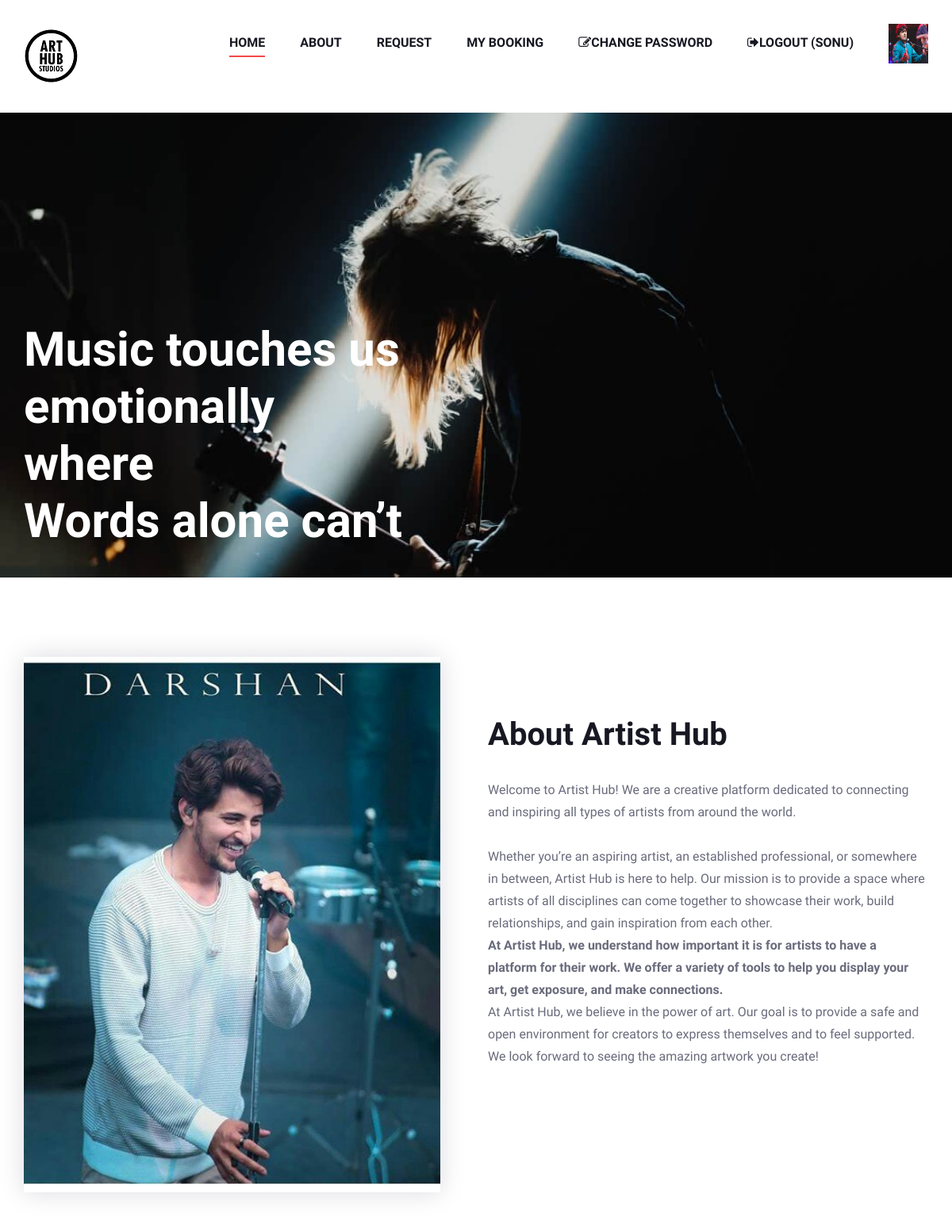
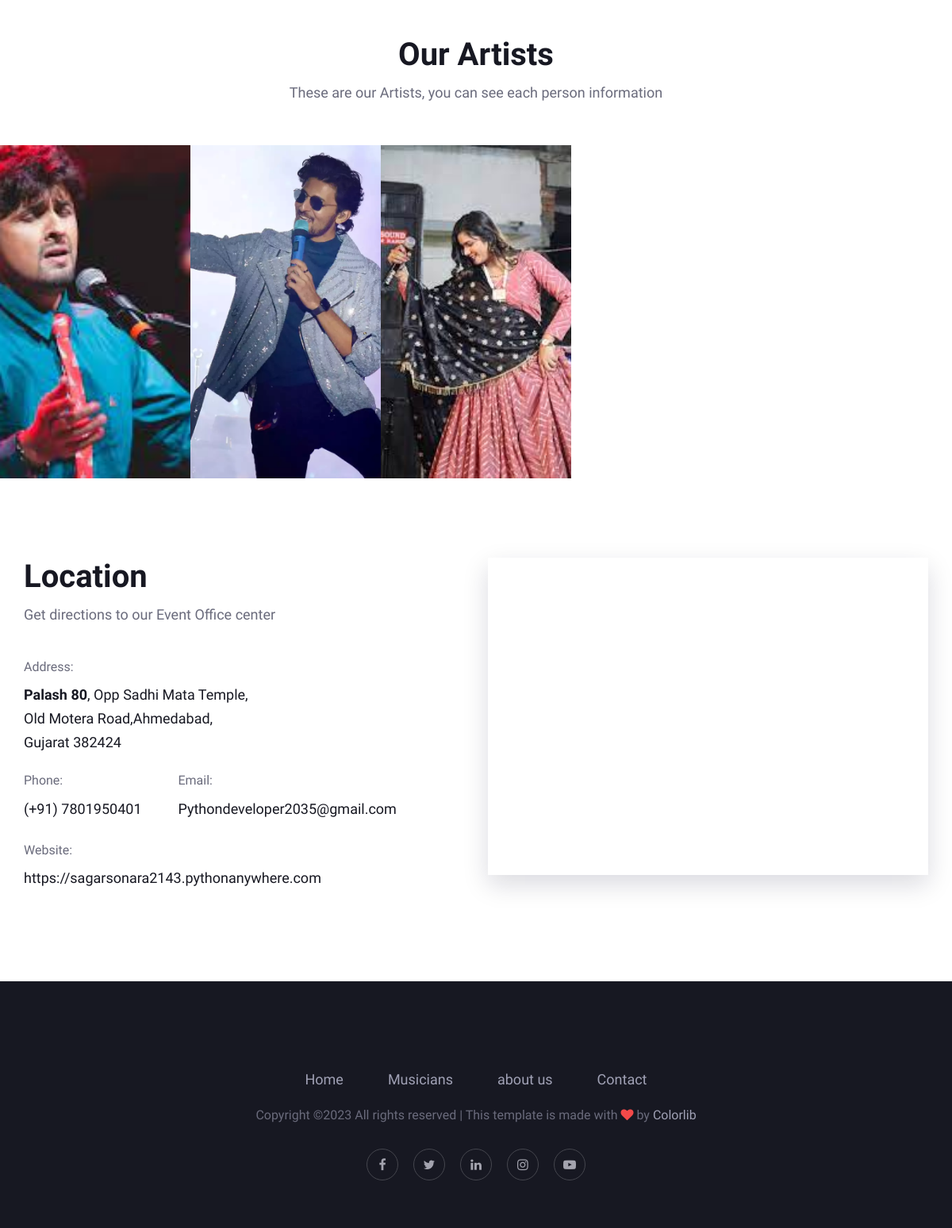
/ (signed in), run on the app's committed database (2 pictures, top to bottom).
### myapp/models.py (models this page shows)
class Artist(models.Model):
	fname=models.CharField(max_length=100)
	lname=models.CharField(max_length=100)
	email=models.EmailField()
	mobile=models.BigIntegerField()
	about=models.TextField(max_length=500)
	facebook=models.CharField(max_length=100)
	instagram=models.CharField(max_length=100)
	twitter=models.CharField(max_length=100)
	password=models.CharField(max_length=50)
	profile_pic=models.ImageField(upload_to='profile_pic')
	def __str__(self):
		return self.fname+" "+ self.lname

### myapp/views.py (the view)
# urls.py: path('',views.index, name='index'),
def index(request):
	artist=Artist.objects.all()
	print(artist)
	return render(request,'index.html',{'artist':artist})

### myapp/templates/index.html (shortened to what this page needs)
{% extends 'artist-header.html' %}
{% load static %}
{% block content %}
<!DOCTYPE html>
<html lang="zxx">
<head>
</head>
<body>
    <section class="hero-section set-bg" data-setbg="{% static 'img/artist_bg.jpg' %}">
        <div class="container">
            <div class="row">
                <div class="col-lg-7">
                    <div class="hero-text">
                        <h2>Music touches us emotionally<br> where <br>Words alone can’t</h2>
                    </div>
                </div>
            </div>
        </div>
    </section>
    <section class="home-about-section spad">
        <div class="container">
            <div class="row">
                <div class="col-lg-6">
                    <div class="ha-pic">
                        <img src="{% static 'img/darshan.jpg' %}" alt="">
                    </div>
                </div>
                <div class="col-lg-6">
                    <div class="ha-text">
                        <h2>About Artist Hub</h2>
                        <p>Welcome to Artist Hub! We are a creative platform dedicated to connecting and inspiring all types of artists from around the world. <br><br>
                            Whether you’re an aspiring artist, an established professional, or somewhere in between, Artist Hub is here to help. Our mission is to provide a space where artists of all disciplines can come together to showcase their work, build relationships, and gain inspiration from each other.<br>
                            <b>At Artist Hub, we understand how important it is for artists to have a platform for their work. We offer a variety of tools to help you display your art, get exposure, and make connections.</b><br>
                            At Artist Hub, we believe in the power of art. Our goal is to provide a safe and open environment for creators to express themselves and to feel supported. We look forward to seeing the amazing artwork you create!</p>
                    </div>
                </div>
            </div>
        </div>
    </section>
    <section class="team-member-section">
        <div class="container">
            <div class="row">
                <div class="col-lg-12">
                    <div class="section-title">
                        <h2>Our Artists </h2>
                        <p>These are our Artists, you can see each person information</p>
                    </div>
                </div>
            </div>
        </div>
        {% for i in artist %}
        <div class="member-item set-bg" data-setbg="{{ i.profile_pic.url }}">
        </div>
        {% endfor %}
    </section>
    <section class="contact-section spad">
        <div class="container">
            <div class="row">
                <div class="col-lg-6">
                    <div class="section-title">
                        <h2>Location</h2>
                        <p>Get directions to our Event Office center</p>
                    </div>
                    <div class="cs-text">
                        <div class="ct-address">
                            <span>Address:</span>
                            <p><b>Palash 80</b>, Opp Sadhi Mata Temple,<br> Old Motera Road,Ahmedabad,<br> Gujarat 382424</p>
                        </div>
                        <ul>
                            <li>
                                <span>Phone:</span>
                                (+91) 7801950401
                            </li>
                            <li>
                                <span>Email:</span>
                                Pythondeveloper2035@gmail.com
                            </li>
                        </ul>
                        <div class="ct-links">
                            <span>Website:</span>
                            <p>https://sagarsonara2143.pythonanywhere.com</p>
                        </div>
                    </div>
                </div>
                <div class="col-lg-6">
                    <div class="cs-map">
                        <iframe
                            src="https://maps.google.com/maps?width=100%25&amp;height=600&amp;hl=en&amp;q=Palash%2080,%20Opp%20Sadhi%20Mata%20Temple,%20Old%20Motera%20Road+(Palash%2080)&amp;t=&amp;z=14&amp;ie=UTF8&amp;iwloc=B&amp;output=embed"
                            height="450" style="border:0;" allowfullscreen=""></iframe>
                    </div>
                </div>
            </div>
        </div>
    </section>
</body>
</html>
{% endblock %}

### myapp/templates/artist-header.html (shortened to what this page needs)
{% load static %}
<!DOCTYPE html>
<html lang="zxx">
<head>
    <link rel="stylesheet" href="{% static 'css/bootstrap.min.css' %}" type="text/css">
    <link rel="stylesheet" href="{% static 'css/font-awesome.min.css' %}" type="text/css">
    <link rel="stylesheet" href="{% static 'css/elegant-icons.css' %}" type="text/css">
    <link rel="stylesheet" href="{% static 'css/owl.carousel.min.css' %}" type="text/css">
    <link rel="stylesheet" href="{% static 'css/magnific-popup.css' %}" type="text/css">
    <link rel="stylesheet" href="{% static 'css/slicknav.min.css' %}" type="text/css">
    <link rel="stylesheet" href="{% static 'css/style.css' %}" type="text/css">
</head>
<body>
    <header class="header-section">
        <div class="container">
            <div class="logo">
                <a href="{% url 'artist-index' %}">
                    <img src="{% static 'img/dance.png' %}" alt="">
                </a>
            </div>
            <div class="nav-menu">
                <nav class="mainmenu mobile-menu">
                    <ul>
                        <li class="active"><a href="{% url 'artist-index' %}">Home</a></li>
                        <li><a href="{% url 'artist-about-us' %}">About</a></li>
                        <li><a href="{% url 'contact' %}">Request</a></li>
                        <li><a href="{% url 'contact' %}">My Booking</a></li>
                {% if request.session.email %}
                <li><a href="{% url 'artist-change-password' %}"><i class="fa fa-edit"></i>Change Password</a></li>
                <li><a href="{% url 'logout' %}"><i class="fa fa-sign-out"></i>Logout ({{request.session.fname}})</a></li>
                <a href="{% url 'profile' %}"><img src="{{ request.session.profile_pic }}" width="50px" height="50px"></a>
                {% endif %}
                </ul>
                </nav>
            </div>
        </div>
    </header>
{% block content %}
{% endblock %}
    <footer class="footer-section">
        <div class="container">
            <div class="row">
                <div class="col-lg-12">
                    <div class="footer-text">
                        <ul>
                            <li><a href="{% url 'artist-index' %}">Home</a></li>
                            <li><a href="{% url 'artist' %}">Musicians</a></li>
                            <li><a href="{% url 'about' %}">about us</a></li>
                            <li><a href="{% url 'contact' %}">Contact</a></li>
                        </ul>
                        <div class="copyright-text"><p>
  Copyright &copy;<script>document.write(new Date().getFullYear());</script> All rights reserved | This template is made with <i class="fa fa-heart" aria-hidden="true"></i> by <a href="https://colorlib.com" target="_blank">Colorlib</a>
  </p></div>
                        <div class="ft-social">
                            <a href="#"><i class="fa fa-facebook"></i></a>
                            <a href="#"><i class="fa fa-twitter"></i></a>
                            <a href="#"><i class="fa fa-linkedin"></i></a>
                            <a href="#"><i class="fa fa-instagram"></i></a>
                            <a href="#"><i class="fa fa-youtube-play"></i></a>
                        </div>
                    </div>
                </div>
            </div>
        </div>
    </footer>
</body>
</html>

### myapp/static/css/style.css (style rules this page uses)
html, body { height: 100%; font-family: "Work Sans", sans-serif; -webkit-font-smoothing: antialiased; font-smoothing: antialiased; }
h1, h2, h3, h4, h5, h6 { margin: 0; color: #111111; font-weight: 400; font-family: "Work Sans", sans-serif; }
h2 { font-size: 36px; }
p { font-size: 16px; font-family: "Work Sans", sans-serif; color: #6a6b7c; font-weight: 400; line-height: 28px; margin: 0 0 15px 0; }
img { max-width: 100%; }
ul, ol { padding: 0; margin: 0; }
.section-title { text-align: center; margin-bottom: 52px; }
.section-title h2 { font-size: 40px; font-weight: 700; color: #171822; margin-bottom: 10px; }
.section-title p { font-size: 18px; color: #6a6b7c; margin-bottom: 0; }
.set-bg { background-repeat: no-repeat; background-size: cover; background-position: top center; }
.spad { padding-top: 100px; padding-bottom: 100px; }
.header-section { display: -webkit-box; display: -ms-flexbox; display: flex; }
.logo { float: left; padding-top: 36px; padding-bottom: 37px; }
.logo a { display: inline-block; }
.nav-menu { float: right; }
.nav-menu .mainmenu { display: inline-block; }
.nav-menu .mainmenu ul li { display: inline-block; list-style: none; margin-right: 40px; position: relative; }
.nav-menu .mainmenu ul li.active a:after { opacity: 1; }
.nav-menu .mainmenu ul li a { font-size: 16px; color: #171822; text-transform: uppercase; font-weight: 600; padding: 42px 0; position: relative; display: inline-block; }
.nav-menu .mainmenu ul li a:after { position: absolute; left: 0; bottom: 36px; height: 2px; width: 100%; background: #F44949; content: ""; opacity: 0; -webkit-transition: all 0.3s; -o-transition: all 0.3s; transition: all 0.3s; }
.hero-section { padding-top: 55px; }
.hero-section .hero-text { padding-top: 184px; }
.hero-section .hero-text h2 { font-size: 60px; color: #ffffff; line-height: 72px; font-weight: 600; margin-top: 24px; margin-bottom: 35px; }
.home-about-section { padding-bottom: 90px; }
.ha-pic { -webkit-box-shadow: 0px 0px 30px rgba(11, 12, 48, 0.15); box-shadow: 0px 0px 30px rgba(11, 12, 48, 0.15); margin-right: 30px; }
.ha-pic img { min-width: 100%; border-radius: 2px; }
.ha-text { padding-top: 74px; }
.ha-text h2 { color: #171822; font-size: 40px; font-weight: 700; margin-bottom: 32px; }
.ha-text p { margin-bottom: 21px; }
.team-member-section { overflow: hidden; }
.member-item { width: 20%; float: left; height: 420px; position: relative; overflow: hidden; }
.contact-section .section-title { text-align: left; margin-bottom: 40px; }
.cs-text .ct-address span { font-size: 16px; color: #6a6b7c; }
.cs-text .ct-address p { font-size: 18px; color: #171822; line-height: 30px; margin-top: 8px; }
.cs-text ul { margin-bottom: 22px; }
.cs-text ul li { font-size: 18px; color: #171822; line-height: 36px; list-style-type: none; display: inline-block; margin-right: 42px; }
.cs-text ul li:last-child { margin-right: 0; }
.cs-text ul li span { font-size: 16px; color: #6a6b7c; display: block; }
.cs-text .ct-links span { font-size: 16px; color: #6a6b7c; }
.cs-text .ct-links p { font-size: 18px; color: #171822; line-height: 30px; margin-top: 8px; }
.cs-map { height: 400px; -webkit-box-shadow: 0px 12px 30px rgba(11, 12, 48, 0.15); box-shadow: 0px 12px 30px rgba(11, 12, 48, 0.15); }
.cs-map iframe { width: 100%; }
.footer-section { background: #171822; padding-top: 50px; padding-bottom: 60px; }
.footer-text { text-align: center; padding-top: 60px; }
.footer-text ul { margin-bottom: 18px; }
.footer-text ul li { list-style: none; display: inline-block; margin-right: 52px; }
.footer-text ul li:last-child { margin-right: 0; }
.footer-text ul li a { font-size: 18px; color: #a0a1b5; display: inline-block; -webkit-transition: all 0.3s; -o-transition: all 0.3s; transition: all 0.3s; }
.footer-text .copyright-text { font-size: 14px; color: #a0a1b5; margin-bottom: 28px; }
.footer-text .copyright-text i { color: #f44949; }
.footer-text .copyright-text a { color: #a0a1b5; }
.footer-text .ft-social a { display: inline-block; width: 40px; height: 40px; text-align: center; line-height: 40px; font-size: 16px; color: #a3a3ae; border: 1px solid #45464e; border-radius: 50%; margin-right: 15px; }
.footer-text .ft-social a:last-child { margin-right: 0; }
@media only screen and (min-width: 1200px) { .container { max-width: 1170px; } }

### data on the page
Artist: session.fname "SONU", shows a picture
Artist: shows a picture
Artist: shows a picture
